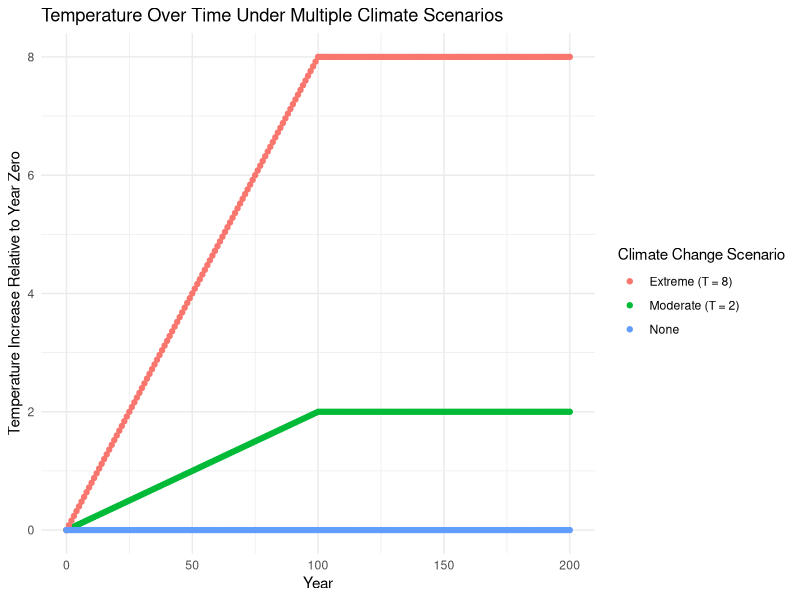
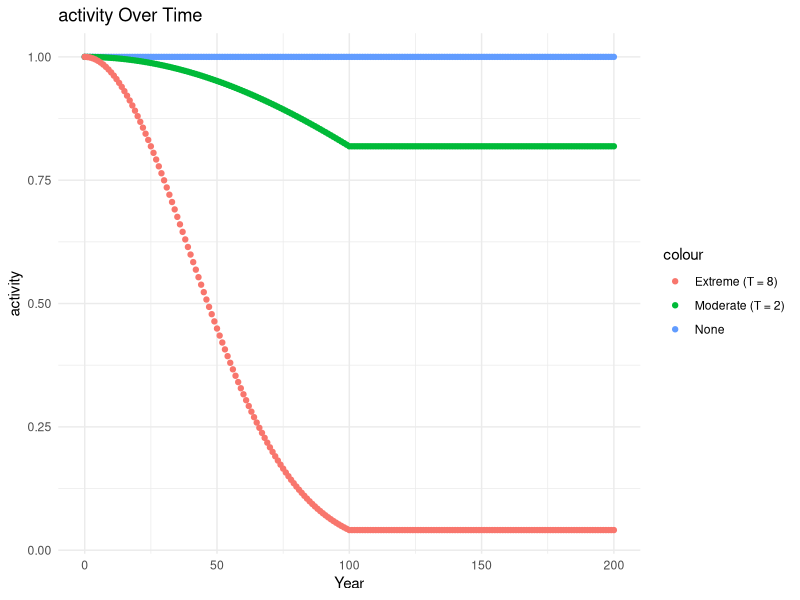
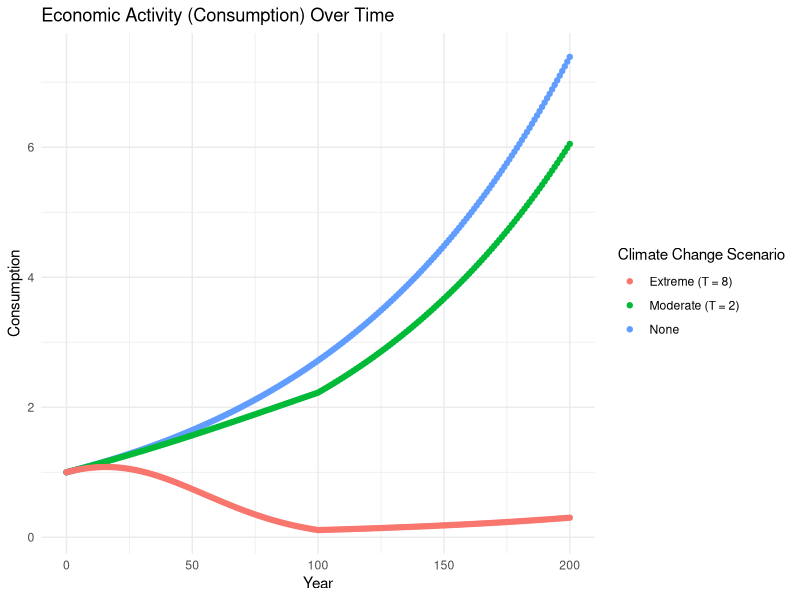
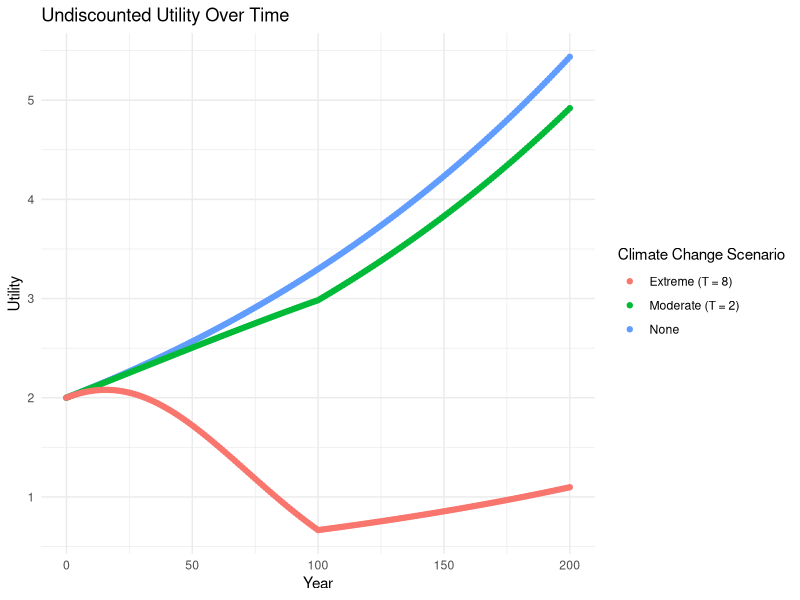

These figures' R source, in order:
## ---- chunk 1
knitr::opts_chunk$set(echo = TRUE)
## ---- chunk 2
library(tidyverse)
## ---- chunk 3

# Setting up variables and functions

# Temperature is increasing over time - temp at time t equals min of (tT / 100, T). It rises until T = 100 and flattens out after that. If we know t and T, you can plug in to the equation. t = years from now, T = BAU temperature increase at year 100.

# Save variables to make manipulation easier

# Year
t <- 200

# BAU temp increase at year 100
T <- 4.4

# Other paramaters
B <- 0.05
g <- 0.01
d <- 0.005
n <- 0.5

# Functions 

# Temperature in year T relative to temp at time 0

temp = function(t,T)
{
  out = pmin(t*T/100,T)
  return(out)
  T = 4
  t = 100
}

temp(t, T)

# Economic Activity - Activity reduces with heat over time. Fraction of economic activity retained in a year if tempt is r(t):

activity = function(B, temp)
{
  out = exp(-B*(temp^2))
  return(out)
}

activity(B, temp = temp(t, T))

# Consumption - economic activity growing over time at rate g but reduced by K. total consumption at time t is: 

consumption = function(activity, g, t)
{
  out = activity*(exp(g*t))
  return(out)
}

consumption(g, t, activity = activity(B, temp = temp(t, T))) 

# Utility - society's utility from consumption 

utility = function(consumption, n)
{
  out = ((consumption^(1-n))/(1-n))
  return(out)
}

utility(n, consumption = (consumption(g, t, activity = activity(B, temp = temp(t, T)))))

# Discount rate given by Ramsey Rule 

discount = function(d, n, g)
{
  out = d + (n*g)
  return(out)
}

r <- discount(d, n, g)


## ---- chunk 4

# Plotting temperature 

years <- data.frame(
  year = seq(from = 0, to = 200, by = 1))
temp_time <- years %>%
  mutate(none = temp(t = year, T = 0),
         moderate = temp(t = year, T = 2),
         extreme = temp(t = year, T = 8))

colors <- c("Extreme (T = 8)" = "red3", "Moderate (T = 2)" = "seagreen", "None" = "dodgerblue")

## ---- chunk 5
ggplot(temp_time, aes(x = year)) +
  geom_point(aes(y = moderate, color = "Moderate (T = 2)")) + 
  geom_point(aes(y = extreme, color = "Extreme (T = 8)")) +
  geom_point(aes(y = none, color = "None")) +
  theme_minimal() + 
  labs(x = "Year",
       y = "Temperature Increase Relative to Year Zero",
       title = "Temperature Over Time Under Multiple Climate Scenarios",
       fill = "") + 
    scale_colour_discrete("Climate Change Scenario")
## ---- chunk 6

#Plotting Consumption

#Calculating activity (in order to be able to calculate consumption)

activity_time <- temp_time %>%
  mutate(act_none = activity(B = .05 , temp = none),
         act_moderate = activity(B = .05 , temp = moderate),
         act_extreme = activity(B = .05 , temp = extreme))

#Calculating consumption

consumption_time <- activity_time %>% 
    mutate(con_none = consumption(activity = act_none, g = .01, t = year),
         con_moderate = consumption(activity = act_moderate, g = .01, t = year),
         con_extreme = consumption(activity = act_extreme, g = .01, t = year))
  
#Plot activity 

ggplot(consumption_time, aes(x = year)) +
  geom_point(aes(y = act_none, color = "None")) + 
  geom_point(aes(y = act_moderate, color = "Moderate (T = 2)")) +
  geom_point(aes(y = act_extreme, color = "Extreme (T = 8)")) +
  theme_minimal() + 
  labs(x = "Year",
       y = "activity",
       title = "activity Over Time",
       fill = "") 

## ---- chunk 7
#Plot consumption 

ggplot(consumption_time, aes(x = year)) +
  geom_point(aes(y = con_none, color = "None")) + 
  geom_point(aes(y = con_moderate, color = "Moderate (T = 2)" )) +
  geom_point(aes(y = con_extreme, color = "Extreme (T = 8)")) +
  theme_minimal() + 
  labs(x = "Year",
       y = "Consumption",
       title = "Economic Activity (Consumption) Over Time",
       fill = "") +
    scale_colour_discrete("Climate Change Scenario")
## ---- chunk 8

#Plotting utility over time 

utility_time <- consumption_time %>% 
    mutate(util_none = utility(consumption = con_none, n = 0.5),
         util_moderate = utility(consumption = con_moderate, n = 0.5),
         util_extreme = utility(consumption = con_extreme, n = 0.5))

ggplot(utility_time, aes(x = year)) +
  geom_point(aes(y = util_none, color = "None")) + 
  geom_point(aes(y = util_moderate, color = "Moderate (T = 2)" )) +
  geom_point(aes(y = util_extreme, color = "Extreme (T = 8)")) +
  theme_minimal() + 
  labs(x = "Year",
       y = "Utility",
       title = "Undiscounted Utility Over Time",
       fill = "")  +
  scale_colour_discrete("Climate Change Scenario")
 
## ---- chunk 9
# 2.a

U_disc = function(utility, r, t) {
  out = (utility/(1+r)^t)
  return(out)
}

y <- seq(0, 200, 1)

U_4.4_disc <- sum(U_disc(r, t = y, 
           utility = 
             utility(n, consumption = (consumption(g, t = y, activity = activity(B, temp = temp(t = y, T)))))))

U_4.4_indiv <- U_disc(r, t = y, 
            utility = 
              utility(n, consumption = (consumption(g, t = y, activity = activity(B, temp = temp(t = y, T))))))

U_0_disc <- sum(U_disc(r, t = y, 
           utility = 
             utility(n, consumption = (consumption(g, t = y, activity = activity(B, temp = temp(t = y, 0)))))))

U_0_indiv <- U_disc(r, t = y, 
            utility = 
              utility(n, consumption = (consumption(g, t = y, activity = activity(B, temp = temp(t = y, 0))))))

L <- (1 - (U_4.4_disc/U_0_disc))*100

# Example NPV fxn: NPV(cf0=100,cf=50,times=3,i=.05)

# 2.b
# Sensitivity to temp change (4.4 pathway only)

U_4.4_sens_T <- sum(U_disc(r, t = y, 
           utility = 
             utility(n, consumption = (consumption(g, t = y, activity = activity(B, temp = temp(t = y, T = 
                                                                                                  (T*1.1)
                                                                                                )))))))

L_sens_T <- ((L - 
                        ((1 - (U_4.4_sens_T/U_0_disc))*100) # Finding new L w/ 10% change in T
                  )/L)*100

# Sensitivity to g (economic growth rate)

U_4.4_sens_g <- sum(U_disc(r, t = y, 
           utility = 
             utility(n, consumption = (consumption(
               g = (1.1*g)
               , t = y, activity = activity(B, temp = temp(t = y, T)))))))

U_0_sens_g <- sum(U_disc(r, t = y, 
           utility = 
             utility(n, consumption = (consumption(
               g = (1.1*g)
               , t = y, activity = activity(B, temp = temp(t = y, 0)))))))

L_sens_g <- ((L - 
                        ((1 - (U_4.4_sens_g/U_0_sens_g))*100)
                  )/L)*100

# Sensitivity to n (growth coefficient?)

U_4.4_sens_n <- sum(U_disc(r, t = y, 
           utility = 
             utility(
               n = (1.1*n)
               , consumption = (consumption(g, t = y, activity = activity(B, temp = temp(t = y, T)))))))

U_0_sens_n <- sum(U_disc(r, t = y, 
           utility = 
             utility(
               n = (1.1*n)
               , consumption = (consumption(g, t = y, activity = activity(B, temp = temp(t = y, 0)))))))

L_sens_n <- ((L - 
                        ((1 - (U_4.4_sens_n/U_0_sens_n))*100)
                  )/L)*100
  
# Sensitivity to B (temp coefficient?)

U_4.4_sens_B <- sum(U_disc(r, t = y, 
           utility = 
             utility(n, consumption = (consumption(g, t = y, activity = activity(
               B=(1.1*B)
               , temp = temp(t = y, T)))))))

U_0_sens_B <- sum(U_disc(r, t = y, 
           utility = 
             utility(n, consumption = (consumption(g, t = y, activity = activity(
               B=(1.1*B)
               , temp = temp(t = y, 0)))))))

L_sens_B <- ((L - 
                        ((1 - (U_4.4_sens_B/U_0_sens_B))*100)
                  )/L)*100

# 2. c

cons_4.4 <- consumption(g, t = y, activity = activity(B, temp = temp(t = y, T))) 

cons_0 <- consumption(g, t = y, activity = activity(B, temp = temp(t = y, 0))) 

# Difference between consumption under 4.4 and 0 would be value/cost of no temperature change?
  
((cons_0 - cons_4.4)/cons_0)*100

theta_star <- max(((cons_0 - cons_4.4)/cons_0)*100)

# 2. d

T_u <- ((2*.2)+(4*.5)+(6*.3))

cons_T_u <- (0.2*
               consumption(g, t = y, activity = activity(B, temp = temp(t = y, T = 2))) +
               0.5*
               consumption(g, t = y, activity = activity(B, temp = temp(t = y, T = 4))) +
               0.3*
               consumption(g, t = y, activity = activity(B, temp = temp(t = y, T = 6))))

theta_star_T_u <- max(
  ((cons_0 - cons_T_u)/cons_0)*100
  )

